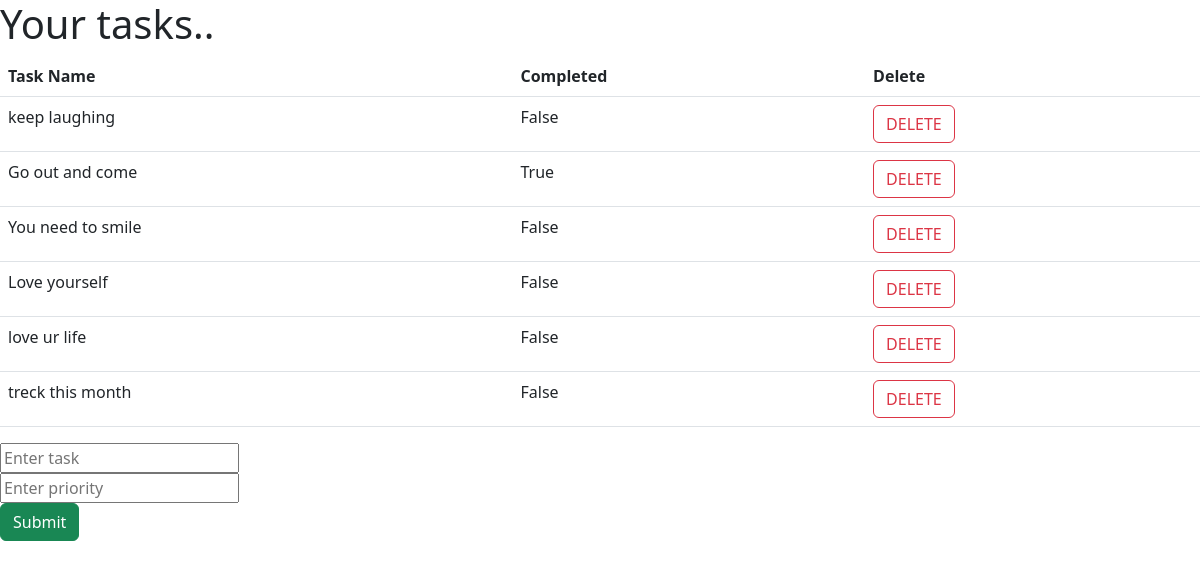
Before: / with the older database file.
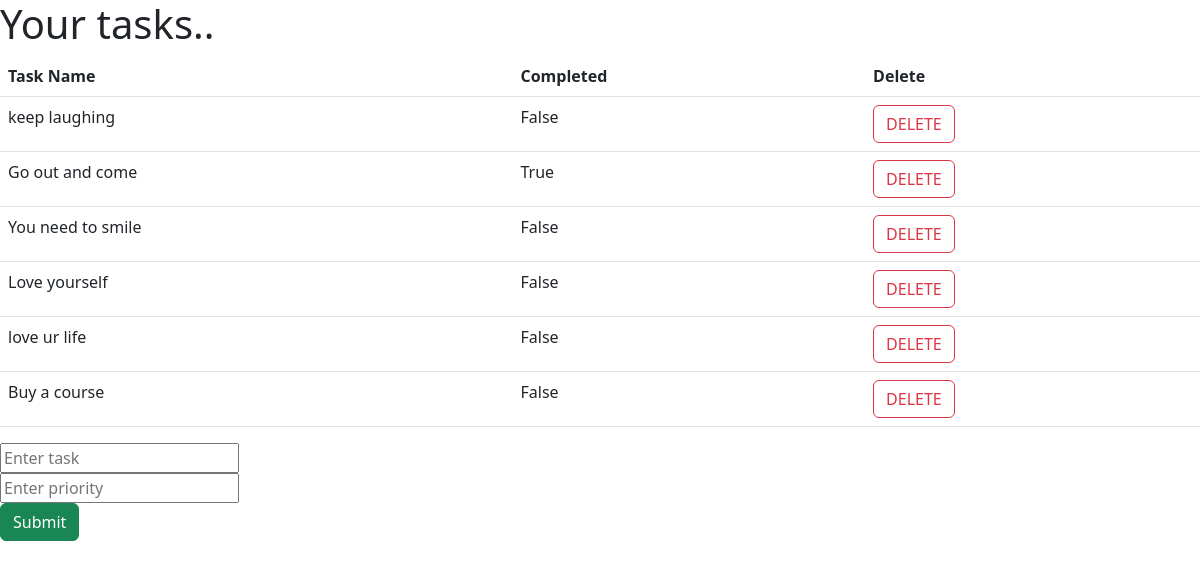
After: the same page with the newer database file.
### task_Management_App/models.py (models this page shows, shortened)
class TaskDB(models.Model):
    task = models.CharField(max_length=30)
    priority = models.CharField(max_length=30)
    completed = models.BooleanField(default=False)
    time_date = models.DateTimeField(default=timezone.now)

### task_Management_App/views.py (the view)
# urls.py: 2. Add a URL to urlpatterns:  path('', views.home, name='home')
def home(request):
    if request.method == 'POST':
        form = TaskForm(request.POST or None)
        if form.is_valid():
            form.save()
            all_items = TaskDB.objects.all()
            messages.success(request,('New item added!!'))
            return render(request,'index.html',{'all_items':all_items})
    else:
        all_items = TaskDB.objects.all()
        return render(request,'index.html',{'all_items':all_items})

### task_Management_App/templates/index.html (shortened to what this page needs)
<!DOCTYPE html>
<html lang="en">
<head>
    <link rel="stylesheet" href="https://cdn.jsdelivr.net/npm/bootstrap@5.3.0/dist/css/bootstrap.min.css">
</head>
<body>
    <h1>Your tasks..</h1>
</body>
<table class="table table-hover">
    <tr>
        <th>Task Name</th>
        <th>Completed</th>
        <th>Delete</th>
    </tr>
    {% for item in all_items %}
    <tr>
        <td>{{item.task}} </td>
        <td>{{item.completed}} </td>
        <td><a class="btn btn-outline-danger" href="{% url 'delete' item.id %}">DELETE</a> </td>
    </tr>
    {% endfor %}
</table>
<form action="{% url 'home' %}" method=post>
    <input type="text" name="task" placeholder="Enter task"><br>
    <input type="text" name="priority" placeholder="Enter priority"><br>
    <input type="submit" name="" value="Submit" class="btn btn-success"> <br>
</form>
</html>

Changed rows visible on the page:
removed TaskDB: task "treck this month", completed "False"
added TaskDB: task "Buy a course", completed "False"
